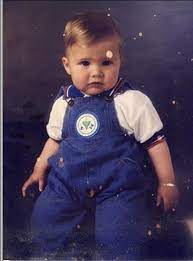
#> input picture Lab_6/damage.jpeg, 193 x 261 px, found by its file name
$ python Task2.py
#> lines starting #> are read from the running program, lines starting #| are printed output that depends on the picture
import cv2 as cv

#load the image and show it
#img = cv.imread('D:\APU Stuff\Bachelor of Computer Science (Intelligent Systems) [APD2F2202CS(IS)]\Semester 2\Imaging & Special Effects [CT029-3-2-ISE]\Mine\Labs\ISE-Labs\Lab_6\damage.jpeg',0)
img = cv.imread('D:\APU Stuff\Bachelor of Computer Science (Intelligent Systems) [APD2F2202CS(IS)]\Semester 2\Imaging & Special Effects [CT029-3-2-ISE]\Mine\Labs\ISE-Labs\Lab_6\damage.jpeg')
#> img is the input picture: shape (261, 193, 3); mean B, G, R 84.3, 58.9, 71.2
cv.imshow("Gray Image", img)

#https://docs.opencv.org/4.5.4/d1/d79/group__photo__denoise.html#ga03aa4189fc3e31dafd638d90de335617
#void fastNlMeansDenoising(InputArray src, OutputArray dst, float h=3, int templateWindowSize=7, int searchWindowSize=21 )
#h = filter strength for luminance component
#hcolor = filter strength for color component = 10 is sufficient

#improved_img = cv.fastNlMeansDenoising(img,None,25,7,21)
improved_img = cv.fastNlMeansDenoisingColored(img,None,20,10,7,21)
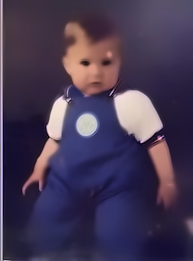
#> improved_img: shape (261, 193, 3); mean B, G, R 83.9, 57.6, 70.3
cv.imshow("Improved Image", improved_img)

cv.waitKey()
cv.destroyAllWindows()
